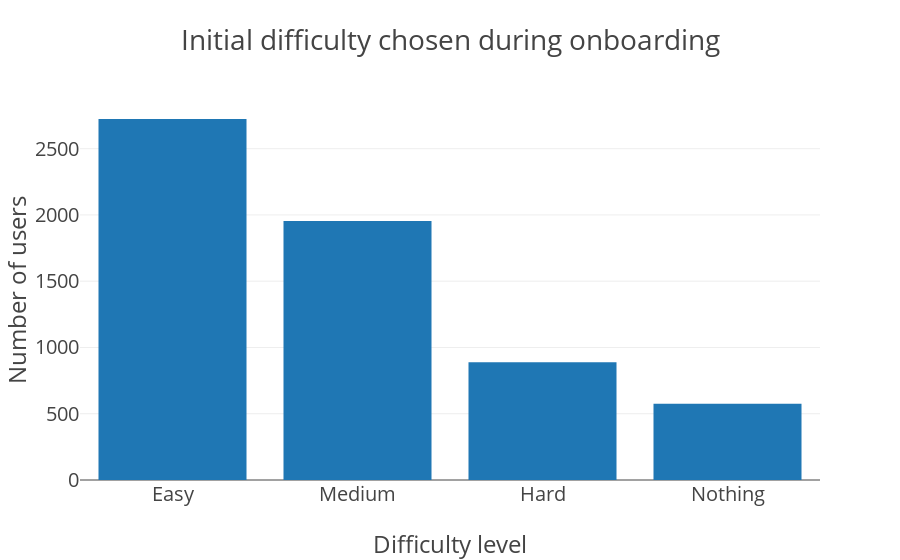

Source (notebook cell):
### Code cell
# noexport

plot_initial_chosen_difficulties_per_install()

### Figure 1 — Plotly figure (JSON) as saved in the notebook; plotly's stock layout.template omitted (floating-point values rounded to 4 significant figures)
{"data": [{"type": "bar", "uid": "c3299dbd-a839-491d-8a0f-ff930acf6186", "x": ["Easy", "Medium", "Hard", "Nothing"], "y": [2724, 1955, 888, 576]}], "layout": {"font": {"size": 20}, "title": {"text": "Initial difficulty chosen during onboarding"}, "xaxis": {"title": {"text": "Difficulty level"}}, "yaxis": {"title": {"text": "Number of users"}}}}
